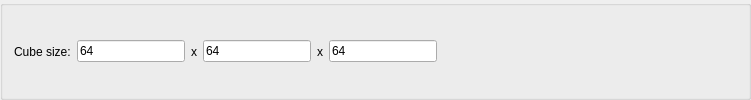
               <widget class="QGroupBox" name="B2_cubeSize">
                <property name="title">
                 <string/>
                </property>
                <layout class="QHBoxLayout" name="horizontalLayout_10">
                 <item>
                  <widget class="QLabel" name="label_10">
                   <property name="text">
                    <string>Cube size:</string>
                   </property>
                  </widget>
                 </item>
                 <item>
                  <widget class="QLineEdit" name="lineEdit_6">
                   <property name="text">
                    <string>64</string>
                   </property>
                  </widget>
                 </item>
                 <item>
                  <widget class="QLabel" name="label_11">
                   <property name="text">
                    <string>x</string>
                   </property>
                  </widget>
                 </item>
                 <item>
                  <widget class="QLineEdit" name="lineEdit_5">
                   <property name="text">
                    <string>64</string>
                   </property>
                  </widget>
                 </item>
                 <item>
                  <widget class="QLabel" name="label_12">
                   <property name="text">
                    <string>x</string>
                   </property>
                  </widget>
                 </item>
                 <item>
                  <widget class="QLineEdit" name="lineEdit_11">
                   <property name="text">
                    <string>64</string>
                   </property>
                  </widget>
                 </item>
                 <item>
                  <spacer name="horizontalSpacer_3">
                   <property name="orientation">
                    <enum>Qt::Horizontal</enum>
                   </property>
                   <property name="sizeHint" stdset="0">
                    <size>
                     <width>300</width>
                     <height>20</height>
                    </size>
                   </property>
                  </spacer>
                 </item>
                </layout>
               </widget>
